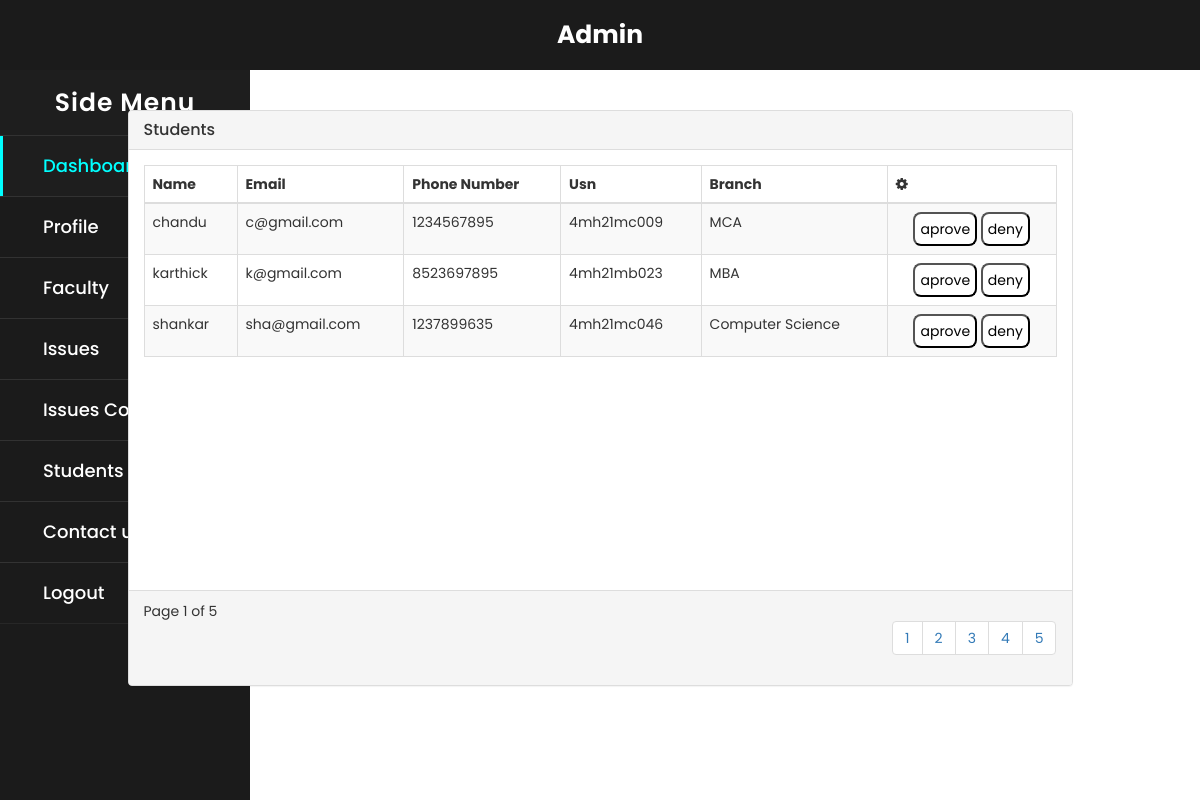
/Admin/aprovestudent.php (signed in), run on the app's committed database.
### tables this page shows
CREATE TABLE `student` (
  `Sid` bigint(100) NOT NULL,
  `Name` varchar(255) NOT NULL,
  `Email` varchar(255) NOT NULL,
  `Phone` bigint(50) NOT NULL,
  `Batch` varchar(200) DEFAULT NULL,
  `Branch` int(100) NOT NULL,
  `Password` varchar(255) NOT NULL,
  `status` varchar(100) NOT NULL DEFAULT 'pending'
);

CREATE TABLE `faculty` (
  `Fid` int(100) NOT NULL,
  `Fname` varchar(255) NOT NULL,
  `Branch` varchar(255) NOT NULL,
  `F_email` varchar(255) NOT NULL,
  `Password` varchar(255) NOT NULL
);

### Admin/aprovestudent.php (the view, shortened to what this page needs)
<!DOCTYPE html>
<head>
    <link href="//maxcdn.bootstrapcdn.com/bootstrap/3.3.0/css/bootstrap.min.css" rel="stylesheet" id="bootstrap-css">
    <link rel="stylesheet" type="text/css" href="../css/table.css">
    <link rel="stylesheet" type="text/css" href="../css/buttons.css">
    <link href="https://cdnjs.cloudflare.com/ajax/libs/font-awesome/4.4.0/css/font-awesome.min.css" rel='stylesheet' type='text/css'>
</head>
<body>
<?php include '../asset/admin_dash.php'; ?>
    <div class="container">
        <div class="row">
            <br>
            <br>
            <div class="col-md-10 col-md-offset-1">
                <div class="panel panel-default panel-table">
                    <div class="panel-heading">
                        <div class="row">
                            <div class="col col-xs-6">
                                <h3 class="panel-title">Students </h3>
                            </div>
                        </div>
                    </div>
                    <div class="panel-body table-fixed">
                        <table class="table table-striped table-bordered table-list">
                            <thead>
                                <tr>
                                    <th class="hidden-xs"> Name</th>
                                    <th>Email</th>
                                    <th>Phone Number</th>
                                    <th>Usn</th>
                                    <th>Branch</th>
                                    <th><em class="fa fa-cog"></em></th>
                                </tr>
                            </thead>
                            <tbody>
                                <?php
                                include '../Connection.php';
                                $que = mysqli_query($conn, "select s.*,f.Branch from student s,faculty f where status='pending' and s.Branch=f.Fid ");
                                while ($row = mysqli_fetch_array($que)) {
                                    ?>
                                    <tr>
                                        <td><?php echo $row['Name']; ?></td>
                                        <td><?php echo $row['Email']; ?></td>
                                        <td><?php echo $row['Phone']; ?></td>
                                        <td><?php echo $row['Batch']; ?></td>
                                        <td><?php echo $row['Branch']; ?></td>
                                        <td align='center'>
                                            <form method="POST" action="aprovestudent.php">
                                                <input type="submit" name="approve" id="butgreen" onclick="return confirm('confirm approve')" value="aprove">
                                                <input type="submit" name="deny" id="but" onclick="return confirm('confirm deny')" value="deny">
                                            </form>
                                        </td>
                                    </tr>
                                    <?php
                                }
                                ?>
                            </tbody>
                        </table>
                    </div>
                    <div class="panel-footer">
                        <div class="row">
                            <div class="col col-xs-4">Page 1 of 5
                            </div>
                            <div class="col col-xs-8">
                                <ul class="pagination hidden-xs pull-right">
                                    <li><a href="#">1</a></li>
                                    <li><a href="#">2</a></li>
                                    <li><a href="#">3</a></li>
                                    <li><a href="#">4</a></li>
                                    <li><a href="#">5</a></li>
                                </ul>
                            </div>
                        </div>
                    </div>
                </div>
            </div></div></div>
</body>
</html>

### css/table.css (style rules this page uses)
.table-fixed { display: block; height: 440px; overflow-y: auto; }

### css/buttons.css (style rules this page uses)
#but { padding:5px; color: black; background-color: white; border-radius: 8px; border-color: black; }
#butgreen { padding:5px; color: black; background-color: white; border-radius: 8px; border-color: black; }

### asset/admin_dash.php (style rules this page uses)
* { margin: 0; padding: 0; user-select: none; box-sizing: border-box; font-family: 'Poppins', sans-serif; }

### data on the page
student: Name "chandu", Email "c@gmail.com", Phone "1234567895", Batch "4mh21mc009", Branch.Branch "MCA"
student: Name "karthick", Email "k@gmail.com", Phone "8523697895", Batch "4mh21mb023", Branch.Branch "MBA"
student: Name "shankar", Email "sha@gmail.com", Phone "1237899635", Batch "4mh21mc046", Branch.Branch "Computer Science"
